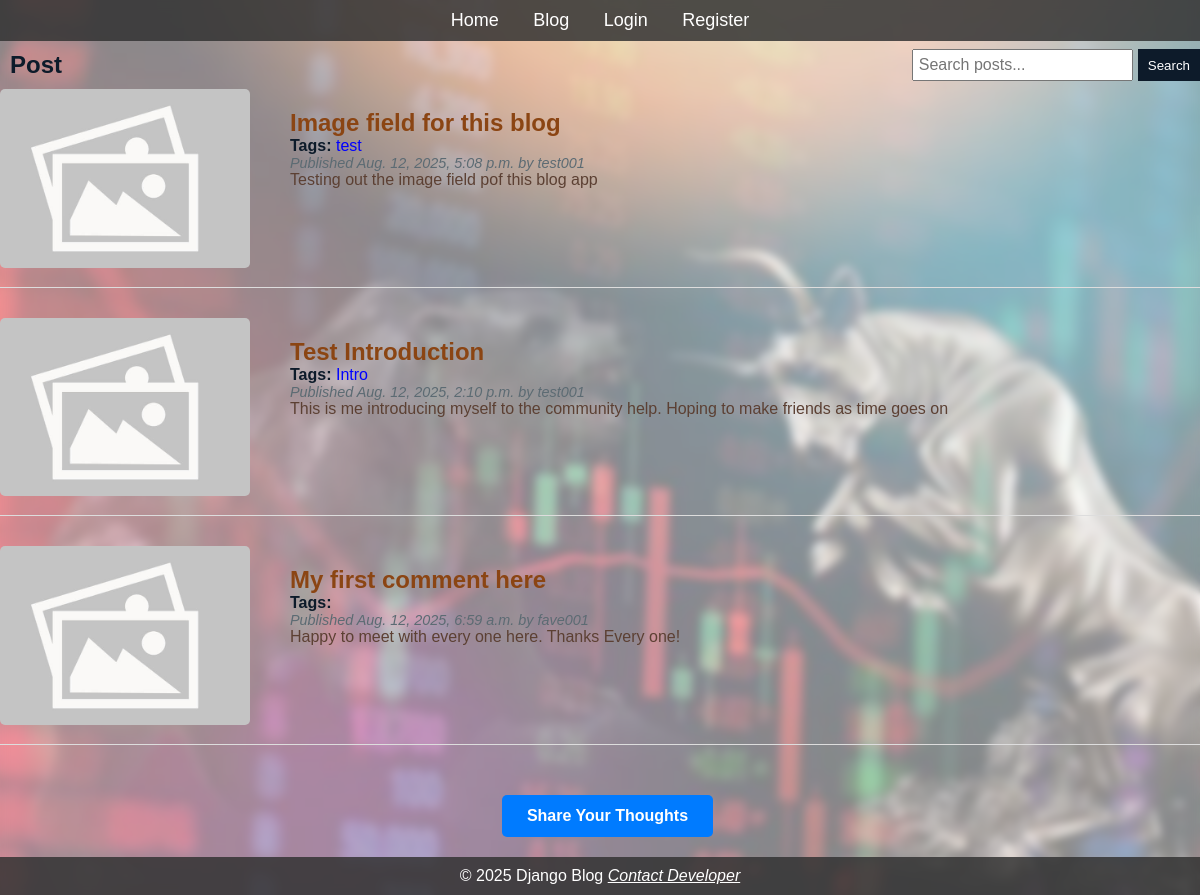
The app's page /blog/posts with its own data.
### blog/models.py (models this page shows, shortened)
class Post(models.Model):
    title = models.CharField(max_length=200)
    content = models.TextField()
    published_date = models.DateTimeField(auto_now_add=True)
    author = models.ForeignKey(User, on_delete=models.CASCADE, related_name='post_author')
    image = models.ImageField(upload_to='post_images/', default='post_images/default.jpg')
    tags = TaggableManager()
    def get_absolute_url(self):
        return reverse("post_detail", kwargs={"pk": self.pk})

### blog/views.py (the view)
# urls.py: path('posts', PostsView.as_view(), name='posts'),
class PostsView(ListView):
    model = Post
    template_name = 'blog/posts.html'
    context_object_name = 'posts'
    ordering = ['-published_date']

### blog/templates/blog/posts.html (shortened to what this page needs)
{% extends "blog/base.html" %}
{% block content %}
   <div class="post-header">
    <h2 style='padding: 10px;'>Post</h2>
    <form method="get" action="{% url 'posts_by_search' %}" class="search-form">
        <input type="text" name="q" placeholder="Search posts..." value="{{ query }}">
        <button type="submit">Search</button>
    </form>
   </div>
   {% for post in posts %}
      <div class="post-container">
         <div class="post-image">
            <img src="{{ post.image.url }}" alt="Post image">
         </div>
         <div class="post-details" style='padding: 20px;'>
            <h2>
                  <a href="{{ post.get_absolute_url }}">
                     {{ post.title }}
                  </a>
            </h2>
            <p class="tags">
                  <span class="tags-label">Tags:</span>
                  {% for tag in post.tags.all %}
                     <a href="{% url "post_list_by_tag" tag.slug %}">
                        {{ tag.name }}
                     </a>
                  {% endfor %}
            </p>
            <p class="date">
                  Published {{ post.published_date }} by {{ post.author }}
            </p>
            <div class="post-body">
                  {{ post.content|truncatewords:30|linebreaks }}
            </div>
         </div>
      </div>
   {% empty %}
      <p>No posts yet.</p>
   {% endfor %}
   {% if user.is_authenticated %}
      <section class="hero" style="text-align: center; padding: 20px 20px;">
      <a href="{% url 'post_new' %}" class="btn-primary" style="margin-left:15px;">Share Your Thoughts</a>
      </section>
   {% else %}
      <section class="hero" style="text-align: center; padding: 20px 20px;">
      <a href="{% url 'login' %}" class="btn-primary" style="margin-left:15px;">Share Your Thoughts</a>
      </section>
   {% endif %}
{% endblock content %}

### blog/templates/blog/base.html (shortened to what this page needs)
{% load static %}
<!DOCTYPE html>
<html lang="en">
<head>
    <link rel="stylesheet" href="{% static 'css/styles.css' %}">
</head>
<body>
    <header>
        <nav>
            <ul>
                <li><a href="{% url 'home' %}">Home</a></li>
                <li><a href="{% url 'posts' %}">Blog</a></li>
                {% if request.user.is_authenticated %}
                    <li><a href="{% url 'profile' %}">Profile</a></li>
                    <li style="list-style:none; display:inline;">
                        <form action="{% url 'logout' %}" method="post" style="display:inline;">
                            {% csrf_token %}
                            <button type="submit"
                                style="background:none; border:none; color:white; cursor:pointer; font-size:16px; font-weight:500; padding:4px 8px; text-decoration:none;">
                                Logout
                            </button>
                        </form>
                    </li>
                {% else %}
                    <li><a href="{% url 'login' %}">Login</a></li>
                    <li><a href="{% url 'register' %}">Register</a></li>
                {% endif %}
            </ul>
        </nav>
    </header>
    <div class="content">
        {% block content %}
        {% endblock %}
    </div>
    <footer>
        <p>&copy; 2025 Django Blog
            <a style='text-decoration: underline; font-style: italic; color:white;' href="{% url 'contact_developer' %}">Contact Developer</a>
        </p>
    </footer>
</body>
</html>

### blog/static/css/styles.css (style rules this page uses)
* { margin: 0; padding: 0; box-sizing: border-box; }
html, body { height: 100%; margin: 0; display: flex; flex-direction: column; }
.content { flex: 1; }
body { display: flex; flex-direction: column; min-height: 100vh; font-family: Arial, sans-serif; color: white; background: linear-gradient(rgba(255, 255, 255, 0.5), rgba(255, 255, 255, 0.5)), url('/static/images/hero-trading-bg.jpg') no-repeat center center fixed; background-size: cover; backdrop-filter: blur(4px); animation: fadeInBg 1.5s ease-in-out; }
header { background-color: rgba(51, 51, 51, 0.85); padding: 10px; text-align: center; }
header nav ul { list-style-type: none; }
header nav ul li { display: inline; margin: 0 15px; }
header nav ul li a { color: white; text-decoration: none; font-size: 18px; }
.hero { display: flex; align-items: center; justify-content: center; gap: 40px; padding: 50px 20px; flex-wrap: wrap; }
.btn-primary { background-color: #007bff; color: white; padding: 12px 25px; text-decoration: none; border-radius: 5px; font-weight: bold; transition: background-color 0.3s ease; }
footer { background-color: rgba(51, 51, 51, 0.85); color: white; text-align: center; padding: 10px; }
.post-header { display: flex; justify-content: space-between; align-items: center; flex-wrap: wrap; gap: 10px; }
.post-header h2 { margin: 0; color: #0d1b2a; }
.search-form { display: flex; gap: 5px; }
.search-form input { padding: 5px; font-size: 1rem; }
.search-form button { padding: 5px 10px; background-color: #0d1b2a; color: white; border: none; cursor: pointer; }
.post-container { display: flex; align-items: flex-start; gap: 20px; margin-bottom: 30px; border-bottom: 1px solid #ddd; padding-bottom: 15px; }
.post-image img { max-width: 250px; height: auto; border-radius: 5px; }
.post-details { flex: 1; }
.post-details h2 a { color: #8B4513; text-decoration: none; }
.tags a { color: blue; text-decoration: none; }
.date { font-size: 0.9em; color: #5c6b73; font-style: italic; }
.post-body { color: #5C4033; }
.tags-label { color: #0d1b2a; font-weight: bold; }

### records on screen
Post: image (placeholder picture), title "Image field for this blog", published_date "Aug. 12, 2025, 5:08 p.m.", author "test001", content "Testing out the image field pof this blog app"
Tag: name "test"
Post: image (placeholder picture), title "Test Introduction", published_date "Aug. 12, 2025, 2:10 p.m.", author "test001", content "This is me introducing myself to the community help. Hoping to make friends as time goes on"
Tag: name "Intro"
Post: image (placeholder picture), title "My first comment here", published_date "Aug. 12, 2025, 6:59 a.m.", author "fave001", content "Happy to meet with every one here. Thanks Every one!"
